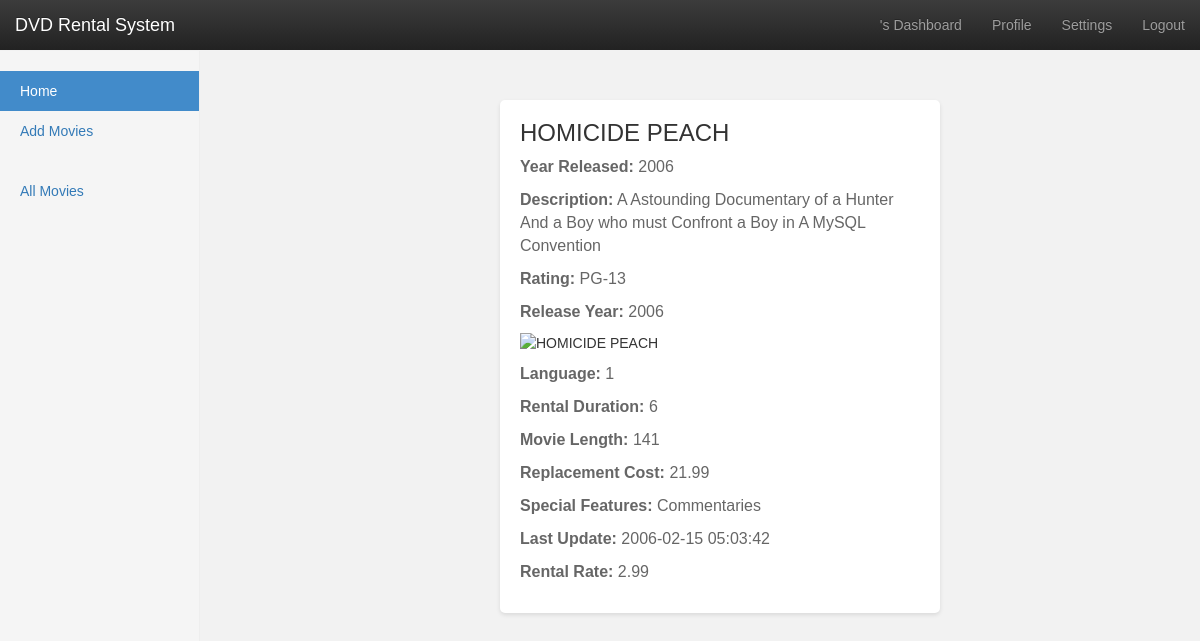
The app's page /movie_description.php?id=428 with its own data.
### tables this page shows
CREATE TABLE `film` (
  `film_id` smallint(5) UNSIGNED NOT NULL,
  `title` varchar(128) NOT NULL,
  `description` text DEFAULT NULL,
  `release_year` year(4) DEFAULT NULL,
  `language_id` tinyint(3) UNSIGNED NOT NULL,
  `original_language_id` tinyint(3) UNSIGNED DEFAULT NULL,
  `rental_duration` tinyint(3) UNSIGNED NOT NULL DEFAULT 3,
  `rental_rate` decimal(4,2) NOT NULL DEFAULT 4.99,
  `length` smallint(5) UNSIGNED DEFAULT NULL,
  `replacement_cost` decimal(5,2) NOT NULL DEFAULT 19.99,
  `rating` enum('G','PG','PG-13','R','NC-17') DEFAULT 'G',
  `special_features` set('Trailers','Commentaries','Deleted Scenes','Behind the Scenes') DEFAULT NULL,
  `last_update` timestamp NOT NULL DEFAULT current_timestamp() ON UPDATE current_timestamp()
);

### movie_description.php (the view, shortened to what this page needs)
<?php
include('sys/db_conn.php');
include('nav.php');
?>
<!DOCTYPE html>
<html>
<head>
</head>
<body>
<?php
if (isset($_GET['id'])) {
    $movie_id = $_GET['id'];
    $query = "SELECT * FROM film WHERE film_id = ?";
    $stmt = $connection->prepare($query);
    $stmt->bind_param("i", $movie_id);
    $stmt->execute();
    $result = $stmt->get_result();
    if ($result->num_rows > 0) {
        $row = $result->fetch_assoc();
        echo "<div class='movie-details'>";
        echo "<h1>" . $row['title'] . "</h1>";
        echo "<p><strong>Year Released:</strong> " . $row['release_year'] . "</p>";
        echo "<p><strong>Description:</strong> " . $row['description'] . "</p>";
        echo "<p><strong>Rating:</strong> " . $row['rating'] . "</p>";
        echo "<p><strong>Release Year:</strong> " . $row['release_year'] . "</p>";
        echo "<img src='" . $row['language_id'] . "' alt='" . $row['title'] . "'>";
        echo "<p><strong>Language:</strong> " . $row['language_id'] . "</p>";
        echo "<p><strong>Rental Duration:</strong> " . $row['rental_duration'] . "</p>";
        echo "<p><strong>Movie Length:</strong> " . $row['length'] . "</p>";
        echo "<p><strong>Replacement Cost:</strong> " . $row['replacement_cost'] . "</p>";
        echo "<p><strong>Special Features:</strong> " . $row['special_features'] . "</p>";
        echo "<p><strong> Last Update:</strong> " . $row['last_update'] . "</p>";
        echo "<p><strong>Rental Rate:</strong> " . $row['rental_rate'] . "</p>";
        echo "</div>";
    } else {
        echo "<p>Movie not found.</p>";
    }
} else {
    echo "<p>Invalid movie ID.</p>";
}
?>
</body>
</html>

### style/dashboard.css (style rules this page uses)
body { padding-top: 50px; }

### movie_description.php (style rules this page uses)
body { font-family: Arial, sans-serif; background-color: #f2f2f2; margin: 0; padding: 20px; max-width: 80%; overflow-x: hidden; }
@media (min-width: 768px) { body { padding-left: 500px; padding-top: 100px; } }
h1 { color: #333; font-size: 24px; margin-bottom: 10px; }
p { color: #666; font-size: 16px; margin-bottom: 5px; }
img { max-width: 300px; height: auto; margin-bottom: 10px; }
.movie-details { background-color: #fff; padding: 20px; border-radius: 5px; box-shadow: 0 2px 4px rgba(0, 0, 0, 0.1); }
.movie-details h1 { margin-top: 0; }
.movie-details p { margin-bottom: 10px; }

### records on screen
film: title "HOMICIDE PEACH", release_year "2006", description "A Astounding Documentary of a Hunter And a Boy who must Confront a Boy in A MySQL Convention", rating "PG-13", language "1", rental_duration "6", length "141", replacement_cost "21.99", special_features "Commentaries", last_update "2006-02-15 05:03:42", rental_rate "2.99"
